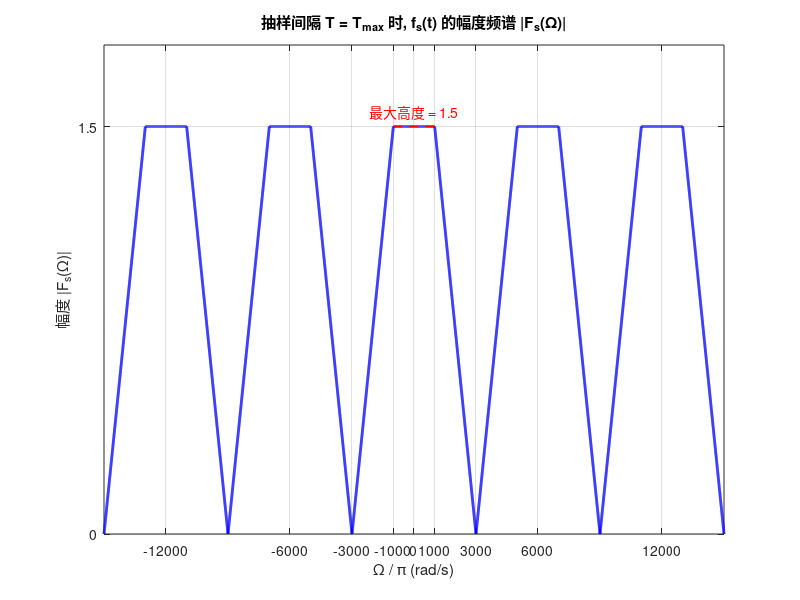

The MATLAB source for this figure:
% 题目 3-28: 抽样信号幅度频谱绘制
clear; clc; close all;

% 1. 定义基本参数
Wm = 3000*pi;        % 原信号最大角频率
Ws = 6000*pi;        % 抽样角频率 (临界抽样)
T_max = 1 / 3000;    % 最大抽样间隔
scale = 1 / T_max;   % 抽样导致的幅度缩放因子 1/T

% 2. 构造频率轴 (绘制 -2.5Ws 到 2.5Ws 的范围)
w = linspace(-2.5*Ws, 2.5*Ws, 10000);
Fs_mag = zeros(size(w)); % 初始化幅度谱

% 3. 构造等腰梯形并进行周期延拓
% 原频谱最大高度理论值
H_base = 0.5e-3; 
H_scaled = H_base * scale; % 抽样后的最大高度 (1.5)

% 叠加几个周期的梯形 (k表示平移的周期数)
for k = -3:3
    wk = w - k*Ws; % 频移
    
    % 生成单个梯形脉冲
    trapz = zeros(size(wk));
    
    % 平顶部分: [-1000pi, 1000pi]
    idx_top = abs(wk) <= 1000*pi;
    trapz(idx_top) = H_scaled;
    
    % 斜坡部分: [1000pi, 3000pi] 和 [-3000pi, -1000pi]
    idx_slope = (abs(wk) > 1000*pi) & (abs(wk) <= 3000*pi);
    trapz(idx_slope) = H_scaled * (3000*pi - abs(wk(idx_slope))) / (2000*pi);
    
    % 累加到总频谱中
    Fs_mag = Fs_mag + trapz;
end

% 4. 绘图配置
figure('Name', '抽样信号的幅度频谱', 'Position', [100, 100, 900, 400]);
plot(w / pi, Fs_mag, 'b', 'LineWidth', 2); % X轴除以pi方便显示
title('抽样间隔 T = T_{max} 时, f_s(t) 的幅度频谱 |F_s(\Omega)|');
xlabel('\Omega / \pi (rad/s)');
ylabel('幅度 |F_s(\Omega)|');

% 设置X轴刻度
xticks([-18000, -12000, -6000, -3000, -1000, 0, 1000, 3000, 6000, 12000, 18000]);
xticklabels({'-18000', '-12000', '-6000', '-3000', '-1000', '0', '1000', '3000', '6000', '12000', '18000'});

% 设置Y轴和网格
ylim([0 1.8]);
yticks([0 1.5]);
grid on;

% 添加注释标明关键点
hold on;
plot([-1000, 1000], [1.5, 1.5], 'r--', 'LineWidth', 1);
text(0, 1.55, '最大高度 = 1.5', 'HorizontalAlignment', 'center', 'Color', 'r');
